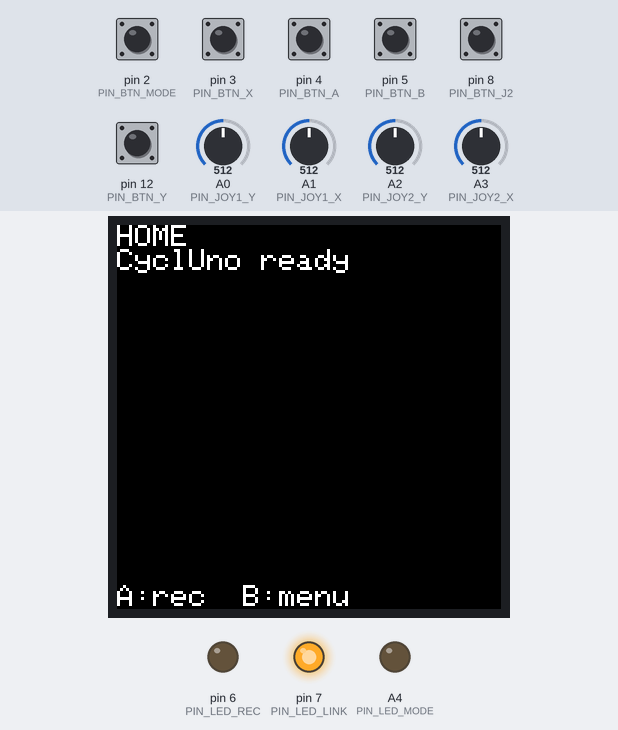
This program was run on a simulated Arduino Uno, built with avr-gcc and run on an emulated ATmega328P. On the bench: 128×128 colour display, output pins drawn as LEDs (lit = HIGH). The inputs (shaded band) are chosen by the test bench; at power-on: pin 2 (PIN_BTN_MODE), pin 3 (PIN_BTN_X), pin 4 (PIN_BTN_A), pin 5 (PIN_BTN_B), pin 8 (PIN_BTN_J2), pin 12 (PIN_BTN_Y) HIGH, A1 (PIN_JOY1_X) = 512, A0 (PIN_JOY1_Y) = 512, A2 (PIN_JOY2_Y) = 512, A3 (PIN_JOY2_X) = 512. What the program prints to the serial monitor is not drawn.

Above: at 1.5 s.
1.6 s: A1 (PIN_JOY1_X) set to 664
3.5 s: A1 (PIN_JOY1_X) set to 683
At 4.4 s:
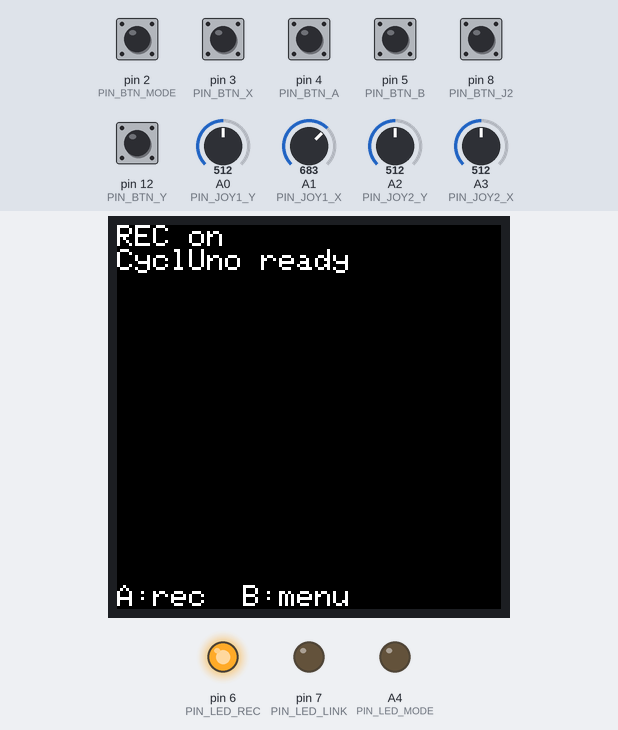
5.0 s: pin 2 (PIN_BTN_MODE) pulled LOW for 0.15 s
At 6.2 s:
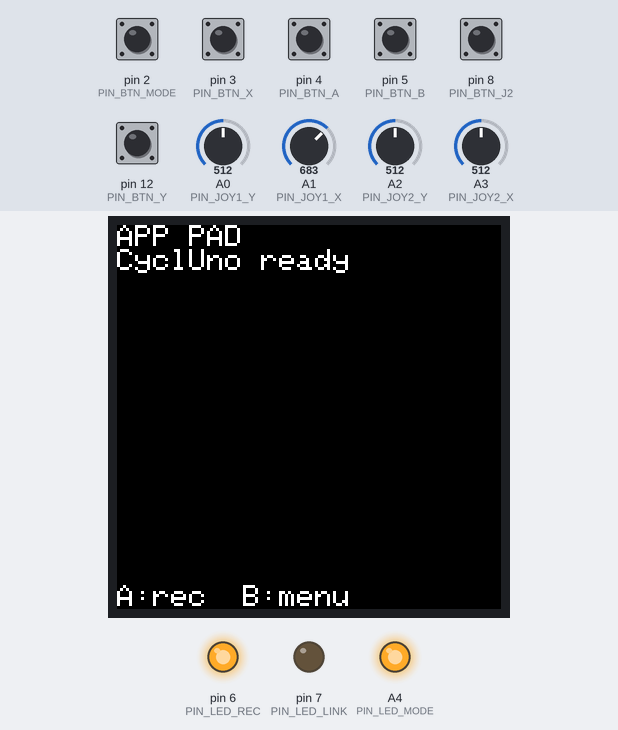
6.6 s: pin 2 (PIN_BTN_MODE) pulled LOW for 1 s
At 7.6 s:
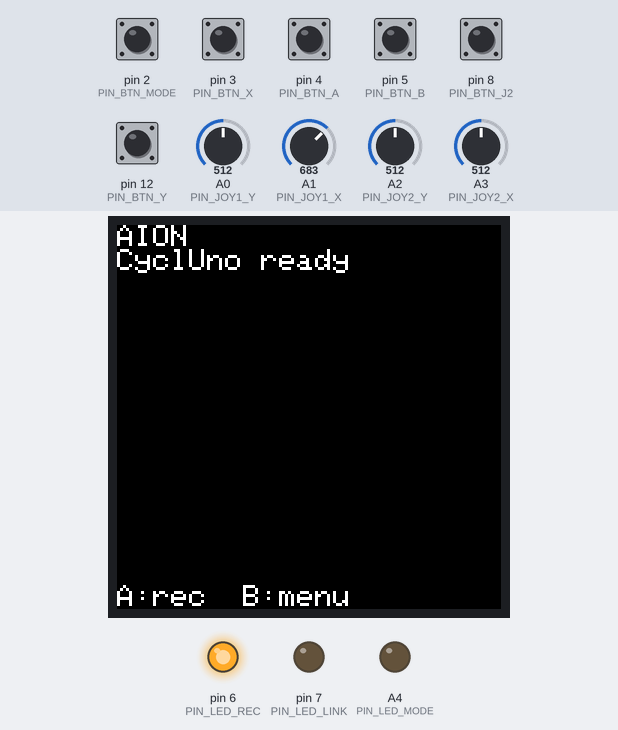
10.6 s: pin 5 (PIN_BTN_B) pulled LOW for 0.15 s
At 12.0 s:
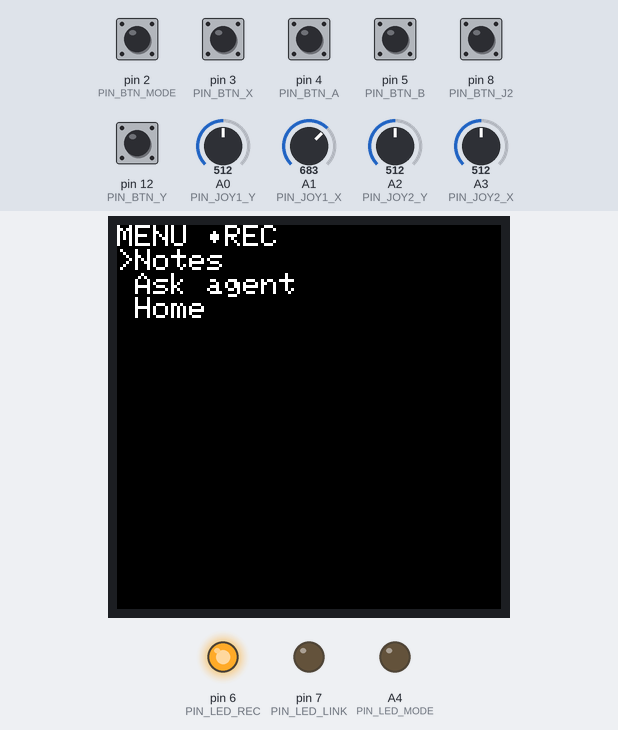
12.3 s: A0 (PIN_JOY1_Y) set to 367
13.8 s: A0 (PIN_JOY1_Y) set to 334
Timing chart, 0 to 16.8 s (numbered marks = the images above; inputs shaded):
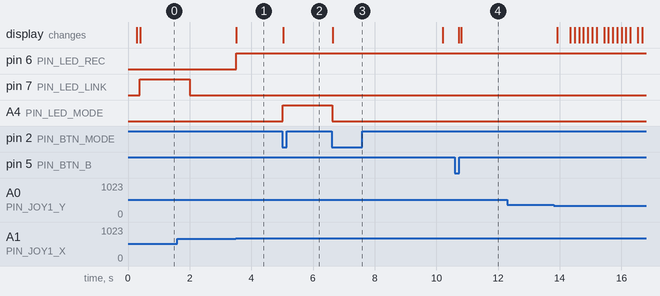

The program:

main.cpp
```cpp
// CyclUno — Cyclops dev unit on an Arduino Uno, deck edition.
//
// Hardware:
//   128x128 SPI TFT (common ST7735 1.44 in): D11=MOSI, D13=SCK, D10=CS, D9=DC.
//   RES is externally pulled to 3.3 V via 10 kOhm; use level shifting unless
//   the TFT breakout explicitly marks its inputs 5 V-safe.
//   HW-504 joystick 1 (nav):  VRy=A0, VRx=A1, SW=D4 (to GND, internal pullup)
//   HW-504 joystick 2 (app):  VRy=A2, VRx=A3, SW=D8

//   buttons: B/back=D5, MODE=D2, X=D3, Y=D12
//   LEDs: REC=D6, link=D7, APP-mode=A4 (external; D13 is the SPI clock)
//
// Two personalities (MODE button toggles, A4 LED shows APP):
//   AION mode — joy1 + A/B drive the local HUD; joy2, X/Y are
//     forwarded to the host as MSG_INPUT_EVENT frames (aion turns them into
//     cockpit navigation: joy2=workspaces).
//   APP mode — local HUD input is suspended ("APP PAD" banner); joy2 raw
//     axes stream to the host, every face button forwards press+release, the
//     aion exposes it all as a uinput gamepad
//     ("CyclUno Pad") that drives whatever program aion spawned.
//
// Link: USB serial @115200 speaking the shared v2 framing — the same frames
// the XIAO speaks over BLE, so the whole brain pipeline is reused unchanged.
// Event payloads are pinned byte-for-byte to aion/src/aion/deck/protocol.py
// (host gate: test/test_deck.cpp).
//
// RAM: UnoHud 160 B, FrameDecoder 262 B, 4x JoyAxis + 2x RawAxisStream
// < 100 B — comfortably inside the ATmega328P's 2 KB.
#include <Arduino.h>
#include <Adafruit_GFX.h>
#include <Adafruit_ST7735.h>
#include "cyclops_shared.h"
#include "cycluno.h"
#include "joynav.h"
#include "deck.h"

// ---- display: 128x128 SPI TFT -----------------------------------------
// Target: common 1.44 in ST7735 128x128 module. RES is held high externally
// (3.3 V through 10 kOhm); it deliberately does not consume an Uno pin.
// Hardware SPI on Uno: D11=MOSI, D13=SCK.
#define PIN_TFT_CS 10
#define PIN_TFT_DC 9
static Adafruit_ST7735 tft(PIN_TFT_CS, PIN_TFT_DC, -1);

#define PIN_JOY1_Y A0
#define PIN_JOY1_X A1
#define PIN_JOY2_Y A2
#define PIN_JOY2_X A3
#define PIN_BTN_A 4
#define PIN_BTN_B 5
#define PIN_LED_REC 6
#define PIN_LED_LINK 7
#define PIN_BTN_J2 8

// D9/D10/D11/D13 are TFT SPI/control. Face controls move accordingly.
#define PIN_BTN_MODE 2
#define PIN_BTN_X 3
#define PIN_BTN_Y 12
// D13 is SPI clock, so it cannot be used as a mode LED.
#define PIN_LED_MODE A4

// Set to 1 if a stick direction feels flipped for your module's mounting.
#define JOY_FLIP_Y 0
#define JOY_FLIP_X 0

static cycluno::UnoHud hud;
static cycluno::JoyAxis joy1_y, joy1_x, joy2_y, joy2_x;
static cycluno::RawAxisStream raw2_x, raw2_y;
static bool app_mode = false;

static void on_frame(uint8_t type, const uint8_t* p, size_t n, void* ctx);
static cyclops::FrameDecoder dec(on_frame, nullptr);

// ---- outgoing ---------------------------------------------------------
static void send_frame(uint8_t type, const uint8_t* payload, size_t n) {
    uint8_t buf[96];  // status/cmd/input frames only — audio never originates here
    size_t k = cyclops::encode_frame(type, payload, n, buf, sizeof(buf));
    if (k) Serial.write(buf, k);
}

static void send_cmd(uint8_t act) {
    char payload[32];
    int n = snprintf(payload, sizeof(payload), "{\"a\":%u,\"arg\":\"\"}", act);
    send_frame(cyclops::MSG_CMD, (const uint8_t*)payload, (size_t)n);
}

static void send_input(uint8_t src, uint8_t code, int16_t val) {
    uint8_t p[4];
    cycluno::pack_input_event(src, code, val, p);
    send_frame(cyclops::MSG_INPUT_EVENT, p, 4);
}

// ---- incoming ---------------------------------------------------------
static unsigned long last_rx_ms = 0;

static void on_frame(uint8_t type, const uint8_t* p, size_t n, void*) {
    last_rx_ms = millis();
    char tmp[64];  // HUD rows hold 21 chars; clamp the JSON payload hard
    if (n >= sizeof(tmp)) n = sizeof(tmp) - 1;
    memcpy(tmp, p, n); tmp[n] = 0;
    if (type == cyclops::MSG_DISPLAY_CMD || type == cyclops::MSG_NOTE) {
        hud.apply_display_cmd(tmp);
    }
}

// ---- input ------------------------------------------------------------
// active-low buttons through DebouncedButton (deck.h): +1 press, -1 release
static cycluno::DebouncedButton btn_a, btn_b, btn_j2, btn_x, btn_y, btn_mode;

static int8_t edge(uint8_t pin, cycluno::DebouncedButton& b, unsigned long now) {
    return b.update(digitalRead(pin) == LOW, now);
}

static uint16_t joy_avg(uint8_t pin) {
    uint16_t acc = 0;
    for (uint8_t i = 0; i < 8; ++i) { acc += analogRead(pin); delay(2); }
    return acc / 8;
}

// forward a button's press+release in APP mode, press-only intent in AION
static void fwd_btn(int8_t e, uint8_t code) {
    if (e == 0) return;
    if (app_mode || e > 0) send_input(cycluno::SRC_BTN, code, e > 0 ? 1 : 0);
}

static void set_mode(bool app) {
    app_mode = app;
    digitalWrite(PIN_LED_MODE, app ? HIGH : LOW);
    send_input(cycluno::SRC_MODE, 0, app ? cycluno::MODE_APP : cycluno::MODE_AION);
    hud.toast(app ? "APP PAD" : "AION");
}

// ---- render sink -------------------------------------------------------
// GFX built-in font is 6x8. The 21-column x 16-row HUD occupies 126x128 px.
struct TftSink : cycluno::RowSink {
    void row(uint8_t idx, const char* text) override {
        char line[cycluno::COLS + 1];
        uint8_t i = 0;
        while (text[i] && i < cycluno::COLS) { line[i] = text[i]; ++i; }
        while (i < cycluno::COLS) line[i++] = ' ';
        line[cycluno::COLS] = 0;
        tft.fillRect(0, idx * 8, cycluno::COLS * 6, 8, ST77XX_BLACK);
        tft.setCursor(0, idx * 8);
        tft.print(line);
    }
};
static TftSink sink;

static void rec_led(bool on) { digitalWrite(PIN_LED_REC, on ? HIGH : LOW); }

void setup() {
    Serial.begin(115200);
    tft.initR(INITR_144GREENTAB);
    tft.setRotation(0);
    tft.fillScreen(ST77XX_BLACK);
    tft.setTextWrap(false);
    tft.setTextSize(1);
    tft.setTextColor(ST77XX_WHITE, ST77XX_BLACK);

    pinMode(PIN_BTN_A, INPUT_PULLUP);
    pinMode(PIN_BTN_B, INPUT_PULLUP);
    pinMode(PIN_BTN_J2, INPUT_PULLUP);
    pinMode(PIN_BTN_MODE, INPUT_PULLUP);
    pinMode(PIN_BTN_X, INPUT_PULLUP);
    pinMode(PIN_BTN_Y, INPUT_PULLUP);
    pinMode(PIN_LED_REC, OUTPUT);
    pinMode(PIN_LED_LINK, OUTPUT);
    pinMode(PIN_LED_MODE, OUTPUT);


    // sticks must be at rest during boot: their reading becomes the center
    joy1_y.calibrate(joy_avg(PIN_JOY1_Y));
    joy1_x.calibrate(joy_avg(PIN_JOY1_X));
    joy2_y.calibrate(joy_avg(PIN_JOY2_Y));
    joy2_x.calibrate(joy_avg(PIN_JOY2_X));
    raw2_x.calibrate(joy_avg(PIN_JOY2_X));
    raw2_y.calibrate(joy_avg(PIN_JOY2_Y));

    hud.send_cmd = send_cmd;
    hud.on_rec_led = rec_led;
    hud.init();
    hud.render(sink);
}

void loop() {
    // serial in -> decoder -> hud
    while (Serial.available()) dec.push((uint8_t)Serial.read());

    bool moved = false;
    unsigned long now = millis();

    // ---- joy1 + A/B: local HUD in AION mode, gamepad buttons in APP mode
    int8_t eA = edge(PIN_BTN_A, btn_a, now);
    int8_t eB = edge(PIN_BTN_B, btn_b, now);
    int8_t dy1 = joy1_y.update(analogRead(PIN_JOY1_Y), now);
    static int8_t x1_prev = 0;
    joy1_x.update(analogRead(PIN_JOY1_X), now);
    int8_t x1h = joy1_x.held();
    if (JOY_FLIP_X) x1h = -x1h;
    if (!app_mode) {
        if (dy1) { hud.on_wheel(JOY_FLIP_Y ? -dy1 : dy1); moved = true; }
        // X is edge-only: one action per flick, never auto-repeat (holding
        // the stick right must not machine-gun REC toggles).
        if (x1h != 0 && x1h != x1_prev) {
            if (x1h > 0) hud.on_btn_a(); else hud.on_btn_b();
            moved = true;
        }
        if (eA > 0) { hud.on_btn_a(); moved = true; }
        if (eB > 0) { hud.on_btn_b(); moved = true; }
    } else {
        fwd_btn(eA, cycluno::DBTN_A);
        fwd_btn(eB, cycluno::DBTN_B);
    }
    x1_prev = x1h;

    // ---- joy2: nav steps in AION mode, raw axis stream in APP mode
    if (!app_mode) {
        int8_t dy2 = joy2_y.update(analogRead(PIN_JOY2_Y), now);
        int8_t dx2 = joy2_x.update(analogRead(PIN_JOY2_X), now);
        if (JOY_FLIP_Y) dy2 = -dy2;
        if (JOY_FLIP_X) dx2 = -dx2;
        if (dy2) send_input(cycluno::SRC_JOY2, cycluno::CODE_STEP_Y, dy2);
        if (dx2) send_input(cycluno::SRC_JOY2, cycluno::CODE_STEP_X, dx2);
    } else {
        int16_t v;
        if (raw2_x.update(analogRead(PIN_JOY2_X), now, v))
            send_input(cycluno::SRC_JOY2, cycluno::CODE_RAW_X, JOY_FLIP_X ? -v : v);
        if (raw2_y.update(analogRead(PIN_JOY2_Y), now, v))
            send_input(cycluno::SRC_JOY2, cycluno::CODE_RAW_Y, JOY_FLIP_Y ? -v : v);
    }

    // ---- face buttons: J2 stick click, X, Y
    fwd_btn(edge(PIN_BTN_J2, btn_j2, now), cycluno::DBTN_J2);
    fwd_btn(edge(PIN_BTN_X, btn_x, now), cycluno::DBTN_X);
    fwd_btn(edge(PIN_BTN_Y, btn_y, now), cycluno::DBTN_Y);

    // ---- MODE button: toggle personalities (never forwarded as a button)
    if (edge(PIN_BTN_MODE, btn_mode, now) > 0) { set_mode(!app_mode); moved = true; }

    // link LED: lit while frames arrived within the last 2 s
    digitalWrite(PIN_LED_LINK, (millis() - last_rx_ms < 2000) ? HIGH : LOW);

    // 1 Hz: toast decay + status frame out
    static unsigned long last_tick = 0;
    bool dirty = false;
    if (millis() - last_tick >= 1000) {
        last_tick = millis();
        dirty = hud.tick();
        char st[48];
        int n = hud.status_json(st, sizeof(st));
        send_frame(cyclops::MSG_STATUS, (const uint8_t*)st, (size_t)n);
    }

    // redraw on any input or decayed toast
    static unsigned long last_draw = 0;
    if ((dirty || moved || millis() - last_draw > 250)) {
        hud.render(sink);
        last_draw = millis();
    }
    delay(5);
}
```

cyclops_shared.h
```cpp
#ifndef CYCLOPS_SHARED_H
#define CYCLOPS_SHARED_H
// Cyclops shared lib — header-only for portable MCU builds (AVR/ESP32/host).
#include <stdint.h>
#include <stddef.h>
#include <string.h>
#include <stdio.h>

// ---- CRC16-CCITT (FALSE) ----
inline uint16_t crc16_ccitt_false(const uint8_t* d, size_t n, uint16_t seed = 0xFFFF) {
    uint16_t crc = seed;
    for (size_t i = 0; i < n; ++i) {
        crc ^= (uint16_t)d[i] << 8;
        for (int b = 0; b < 8; ++b) crc = (crc & 0x8000) ? (uint16_t)((crc << 1) ^ 0x1021) : (uint16_t)(crc << 1);
    }
    return crc;
}

namespace cyclops {

// audio backpressure counter (incremented when a BLE notify is dropped because
// the queue is full; see audio_task in xiao/src/main.cpp). inline so it has a
// single definition across host + xiao builds without a separate TU.
inline unsigned long audio_dropped = 0;

enum MsgType : uint8_t {
    MSG_HELLO=1, MSG_HEARTBEAT=2, MSG_INPUT_EVENT=3, MSG_AUDIO_META=4,
    MSG_AUDIO_CHUNK=5, MSG_DISPLAY_CMD=6, MSG_NOTE=7, MSG_STATUS=8,
    MSG_CMD=9, MSG_ACK=10,
    MSG_PEER_HELLO=11, MSG_TIME_SYNC=12, MSG_HEALTH_SAMPLE=13,
    MSG_HUD_FRAME=14, MSG_RING_GESTURE=15, MSG_AUDIO_COMPRESSED=16,
    MSG_CONFIRM=17, MSG_PEER_STATUS=18, MSG_AUDIO_STOP=19, MSG_TTS=20,
    // OTA firmware update over BLE (see ota.h). BEGIN/CHUNK/END are phone->device,
    // ACK is device->phone for flow-control + verify result.
    MSG_OTA_BEGIN=21, MSG_OTA_CHUNK=22, MSG_OTA_END=23, MSG_OTA_ACK=24
};

// Encode a frame. Returns byte count (0 on overflow). cap must be >= 7+plen.
// CRC covers len(2)+type(1)+payload.
inline size_t encode_frame(uint8_t type, const uint8_t* payload, size_t plen,
                           uint8_t* out, size_t cap) {
    if (plen > 0xFFFF || cap < 7 + plen) return 0;
    out[0] = 0xAA; out[1] = 0x55;
    out[2] = (uint8_t)(plen & 0xFF);
    out[3] = (uint8_t)((plen >> 8) & 0xFF);
    out[4] = type;
    if (plen) memcpy(out + 5, payload, plen);
    uint16_t crc = crc16_ccitt_false(out + 2, 3 + plen);
    out[5 + plen] = (uint8_t)(crc & 0xFF);
    out[6 + plen] = (uint8_t)((crc >> 8) & 0xFF);
    return 7 + plen;
}

// Streaming decoder. Buffers len+type+payload then CRCs that window.
class FrameDecoder {
public:
    using Cb = void(*)(uint8_t type, const uint8_t* payload, size_t plen, void* ctx);
    FrameDecoder(Cb cb, void* ctx) : cb_(cb), ctx_(ctx) { reset(); }
    void reset() { st_ = M1; got_ = 0; len_ = 0; type_ = 0; }
    void push(uint8_t b) {
        switch (st_) {
            case M1: if (b == 0xAA) st_ = M2; break;
            case M2: st_ = (b == 0x55) ? L1 : (b == 0xAA ? M2 : M1); break;
            case L1: len_ = b; st_ = L2; break;
            case L2: len_ = (uint16_t)(len_ | ((uint16_t)b << 8)); got_ = 0; st_ = T; break;
            case T:  if (len_ > sizeof(buf_) - 3) { reset(); break; } // reject frames larger than buffer: decoder would never drain them
                     type_ = b; buf_[0] = (uint8_t)(len_ & 0xFF); buf_[1] = (uint8_t)(len_ >> 8); buf_[2] = type_; got_ = 3; st_ = (len_ ? P : CR1); break;
            case P:
                if (got_ < sizeof(buf_)) buf_[got_++] = b;
                if (got_ - 3 >= len_) st_ = CR1;
                break;
            case CR1: crc_recv_ = b; st_ = CR2; break;
            case CR2: {
                crc_recv_ |= (uint16_t)b << 8;
                uint16_t exp = crc16_ccitt_false(buf_, got_);
                if (crc_recv_ == exp && cb_ && got_ >= 3) cb_(type_, buf_ + 3, got_ - 3, ctx_);
                reset();
                break;
            }
        }
    }
private:
    enum St { M1,M2,L1,L2,T,P,CR1,CR2 } st_ = M1;
    uint16_t len_ = 0, got_ = 0, crc_recv_ = 0;
    uint8_t type_ = 0; uint8_t buf_[256];
    Cb cb_; void* ctx_;
};

// ---- UI state machine (resolution-agnostic) ----
struct DisplayModel {
    static const int ROWS = 4;
    static const int COLS = 22;
    char lines[ROWS][COLS+1];
    int active_row = 0;
    void clear_all() { for (int i=0;i<ROWS;++i) lines[i][0]=0; }
    void set_line(int r, const char* t) { if (r<0||r>=ROWS) return; strncpy(lines[r], t, COLS); lines[r][COLS]=0; }
    void scroll(int dir) { active_row += dir; if (active_row<0) active_row=0; if (active_row>=ROWS) active_row=ROWS-1; }
};

struct UiState {
    DisplayModel disp;
    static const int MAX_NOTES = 12;
    char notes[MAX_NOTES][DisplayModel::COLS+1];
    int note_count=0, view_top=0, sel=0;
    bool recording=false, screen_on=true;
    // status telemetry for the screen
    uint16_t batt_mv=3900; bool charging=false; bool bt=false; int hr=0; uint32_t clock_utc=0;

    void init() { disp.clear_all(); note_count=0; view_top=0; sel=0; recording=false; screen_on=true; render(); }
    void add_note(const char* t) {
        if (note_count >= MAX_NOTES) { memmove(notes[0], notes[1], (MAX_NOTES-1)*(DisplayModel::COLS+1)); note_count=MAX_NOTES-1; }
        int n=0; while (t[n] && n<DisplayModel::COLS) { notes[note_count][n]=t[n]; ++n; } notes[note_count][n]=0;
        note_count++; render();
    }
    void render() {
        disp.clear_all();
        char hdr[DisplayModel::COLS+1];
        snprintf(hdr, sizeof(hdr), recording ? "[REC] n:%d" : "n:%d", note_count);
        disp.set_line(0, hdr);
        for (int i=0;i<3 && view_top+i<note_count;++i) {
            int idx=view_top+i; const char* mk = (idx==sel)?"#":" ";
            char row[40]; snprintf(row,sizeof(row),"%s%d %s",mk,idx+1,notes[idx]);
            disp.set_line(i+1,row);
        }
        if (!screen_on) disp.clear_all();
    }
    void on_wheel(int delta) { if (delta>0 && sel<note_count-1) sel++; else if (delta<0 && sel>0) sel--; clamp_view(); render(); }
    void on_btn_a() { recording=!recording; render(); }
    void on_btn_b() { screen_on=!screen_on; render(); }
    void on_joy(int dx, int dy) {
        if (dy>0) on_wheel(1); else if (dy<0) on_wheel(-1);
        if (dx>0) { if (note_count) sel = (sel+1) % note_count; }
        render();
    }
    void on_proximity(bool near) { if (near && !screen_on) { screen_on=true; render(); } }
    void on_gesture(const char* name) {
        if (!strcmp(name,"nod")) recording=!recording;
        else if (!strcmp(name,"shake")) screen_on=false;
        render();
    }
    // read accessors for screens
    int count() const { return note_count; }
    const char* note(int i) const { return (i>=0 && i<note_count) ? notes[i] : ""; }
    int selected() const { return sel; }
    int top() const { return view_top; }
    int status_json(char* out, size_t cap) const {
        return snprintf(out, cap, "{\"t\":8,\"batt\":%u,\"chg\":%d,\"rec\":%d,\"bt\":%d,\"hr\":%d}",
                        batt_mv, charging?1:0, recording?1:0, bt?1:0, hr);
    }
private:
    void clamp_view() { if (sel<view_top) view_top=sel; if (sel>view_top+2) view_top=sel-2; }
};

} // namespace cyclops
#endif
```

Source omitted: cycluno.h (7805 bytes), deck.h (4616 bytes), joynav.h (2214 bytes)

Measured:
- the behaviour switches between 672 and 673 on A1 (PIN_JOY1_X) (found by bisection; images 0 and 1)
- after the input at 3.5 s, pin 6 (PIN_LED_REC): LOW → HIGH at once; the display: changes at once (image 1)
- after the input at 5.0 s, A4 (PIN_LED_MODE): LOW → HIGH at once; the display: changes at once (image 2)
- after the input at 6.6 s, A4 (PIN_LED_MODE): HIGH → LOW at once; the display: changes at once (image 3)
- after the input at 10.6 s, the display: first changes after 0.12 s (image 4 shows a later state)
- after the input at 12.3 s, every drawn part: stays the same
